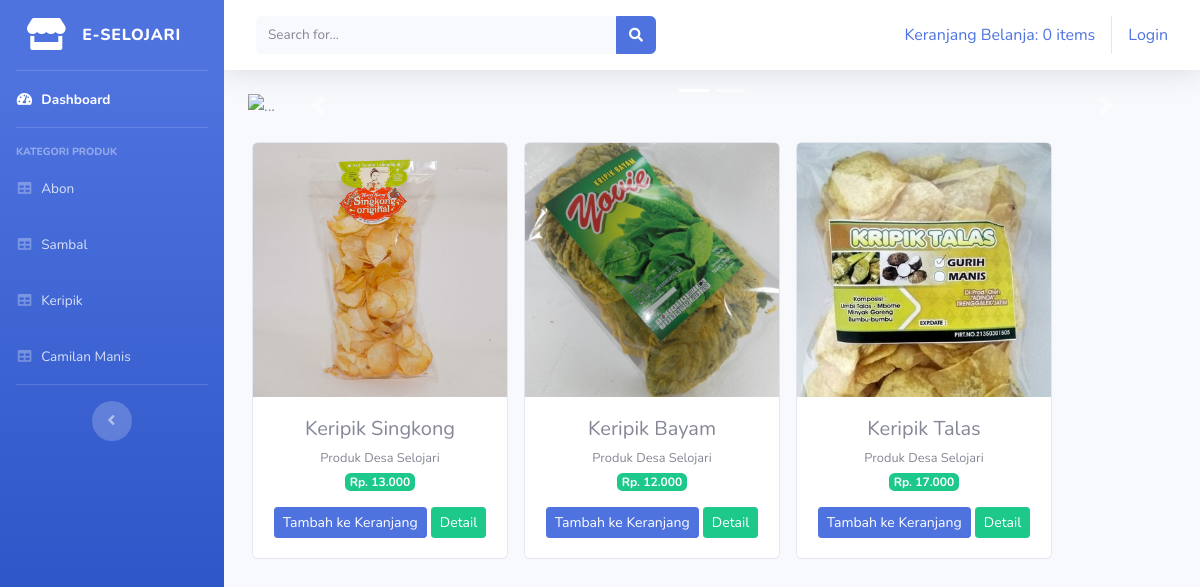
The app's page /index.php/kategori/keripik with its own data.
### tables this page shows
CREATE TABLE `tb_barang` (
  `id_brg` int(11) NOT NULL,
  `nama_brg` varchar(120) NOT NULL,
  `keterangan` varchar(225) NOT NULL,
  `kategori` varchar(60) NOT NULL,
  `harga` int(11) NOT NULL,
  `stok` int(4) NOT NULL,
  `gambar` text NOT NULL
);

### application/controllers/kategori.php (called while the page is built, shortened)
<?php
class Kategori extends CI_Controller{
    public function keripik()
    {
        $data['keripik'] = $this->model_kategori->data_keripik()->result();
        $this->load->view('templates/header');
        $this->load->view('templates/sidebar');
        $this->load->view('keripik', $data);
        $this->load->view('templates/footer');
    }
}

### index.php (called while the page is built, shortened)
<?php
require_once BASEPATH.'core/CodeIgniter.php';

### application/models/model_kategori.php (called while the page is built, shortened)
<?php
class Model_kategori extends CI_Model{
    public function data_keripik(){
        return $this->db->get_where("tb_barang",array('kategori' => 'keripik'));
    }
}

### application/views/keripik.php (the view, shortened to what this page needs)
<div class="container-fluid">
    <div id="carouselExampleIndicators" class="carousel slide" data-ride="carousel">
    <ol class="carousel-indicators">
        <li data-target="#carouselExampleIndicators" data-slide-to="0" class="active"></li>
        <li data-target="#carouselExampleIndicators" data-slide-to="1"></li>
    </ol>
    <div class="carousel-inner">
        <div class="carousel-item active">
        <img src="<?php echo base_url('assets/img/slider1.jpg') ?>" class="d-block w-100" alt="...">
        </div>
    </div>
    <a class="carousel-control-prev" href="#carouselExampleIndicators" role="button" data-slide="prev">
        <span class="carousel-control-prev-icon" aria-hidden="true"></span>
    </a>
    <a class="carousel-control-next" href="#carouselExampleIndicators" role="button" data-slide="next">
        <span class="carousel-control-next-icon" aria-hidden="true"></span>
    </a>
    </div>
    <div class="row text-center mt-4">
        <?php foreach ($keripik as $brg) : ?>
            <div class="card ml-3 mb-4" style="width: 16rem;">
                <img src="<?php echo base_url().'/uploads/'.$brg->gambar ?>" class="card-img-top" alt="...">
                <div class="card-body">
                    <h5 class="card-title mb-1"><?php echo $brg->nama_brg ?></h5>
                    <small><?php echo $brg->keterangan ?></small>
                    <br>
                    <span class="badge badge-success mb-3">Rp. <?php echo number_format($brg->harga, 0,',','.') ?></span>
                    <?php echo anchor('dashboard/tambah_ke_keranjang/' .$brg->id_brg,'<div class="btn btn-sm btn-primary">Tambah ke Keranjang</div>') ?>
                    <?php echo anchor('dashboard/detail/' .$brg->id_brg,'<div class="btn btn-sm btn-success">Detail</div>') ?>
                </div>
            </div>
        <?php endforeach; ?>
    </div>
</div>

### records on screen
tb_barang: gambar (picture), nama_brg "Keripik Singkong", keterangan "Produk Desa Selojari", harga "13.000", id_brg "Tambah ke Keranjang", id_brg "Detail"
tb_barang: gambar (picture), nama_brg "Keripik Bayam", keterangan "Produk Desa Selojari", harga "12.000", id_brg "Tambah ke Keranjang", id_brg "Detail"
tb_barang: gambar (picture), nama_brg "Keripik Talas", keterangan "Produk Desa Selojari", harga "17.000", id_brg "Tambah ke Keranjang", id_brg "Detail"

### other values on screen
anchor('dashboard/detail_keranjang', $keranjang) "Keranjang Belanja: 0 items"
anchor('auth/login', 'Login') "Login"
